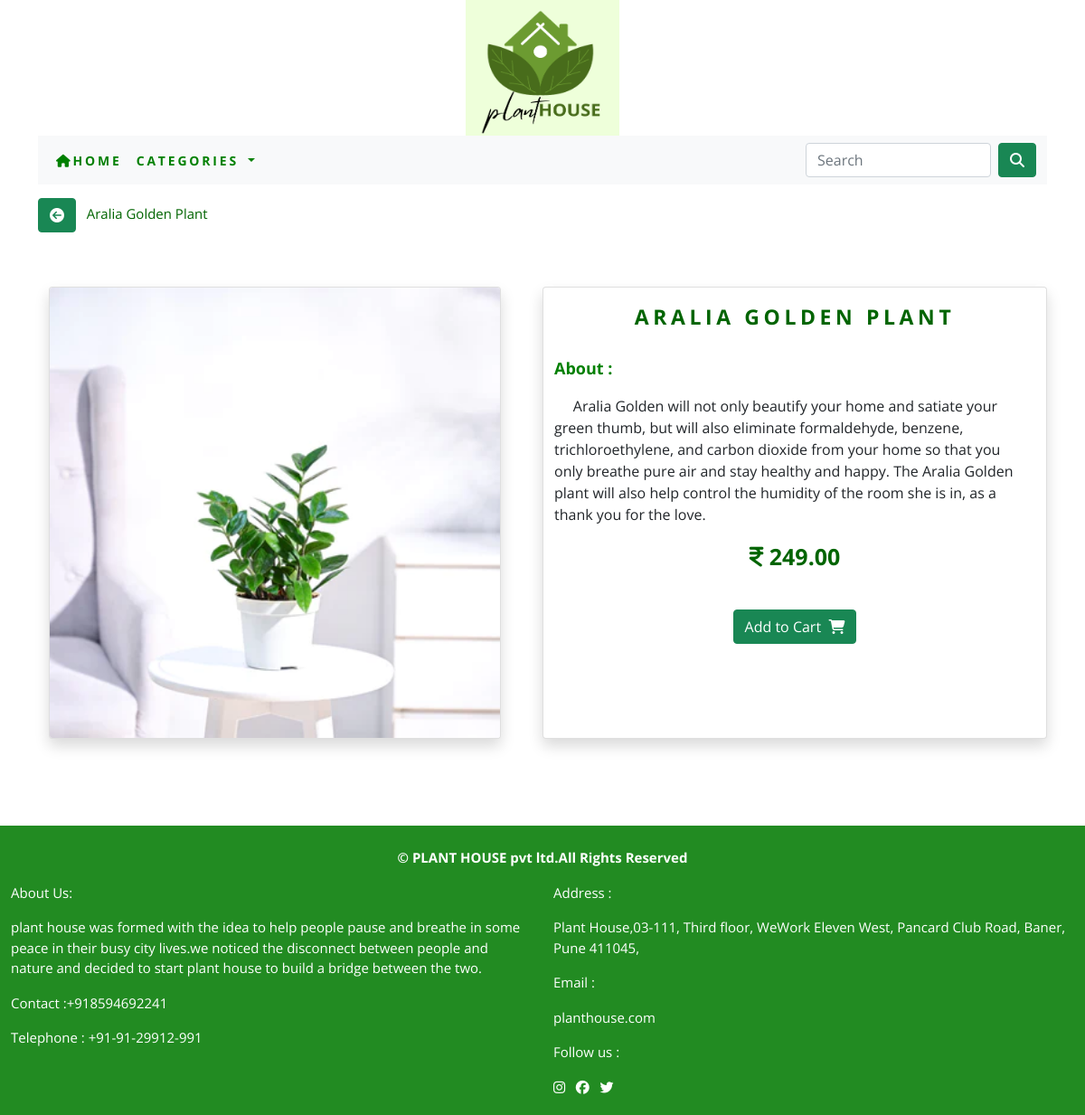
The app's page /shop/indoor/aralia-golden-plant/ with its own data.
### shop/models.py (models this page shows, shortened)
class Product(models.Model):
    name=models.CharField(max_length=250,unique=True)
    slug=models.SlugField(max_length=250,unique=True)
    description=models.TextField(blank=True)
    price=models.DecimalField(max_digits=10,decimal_places=2)
    category=models.ForeignKey(Category,on_delete=models.CASCADE)
    image=models.ImageField(upload_to='product',blank=True)
    stock=models.IntegerField()
    available=models.BooleanField(default=True)
    created=models.DateTimeField(auto_now_add=True)
    updated=models.DateTimeField(auto_now_add=True)
    class Meta:
        ordering=('name',)
        verbose_name='product'
        verbose_name_plural='products'

### shop/views.py (the view)
# urls.py: path('<slug:c_slug>/<slug:product_slug>/',views.proDetail,name='proCatdetail'),
def proDetail(request,c_slug,product_slug):
    try:
        product=Product.objects.get(category__slug=c_slug,slug=product_slug)
    except Exception as e:
        raise e
    return render(request,'product.html',{'product':product})

### cart/context_processors.py (called while the page is built)
def counter(request):
    item_count=0
    if 'admin' in request.path:
        return {}
    else:
        try:
            cart=Cart.objects.filter(cart_id=cart_id(request))
            car_items=CartItem.objects.all().filter(cart=cart[:1])
            for cart_item in car_items:
                item_count += cart_item.quantity
        except Cart.DoesNotExist:
            item_count=0
    return dict(item_count=item_count)

### cart/views.py (called while the page is built)
def cart_id(request):
    cart=request.session.session_key
    if not cart:
        cart=request.session.create()
    return cart

### shop/context_processors.py (called while the page is built)
def menu_links(request):
    links=Category.objects.all()
    return dict(links=links)

### shop/models.py (called while the page is built)
    def get_url(self):
        return reverse('shop:products_by_category',args=[self.slug])

### template/product.html (shortened to what this page needs)
{% extends 'base.html' %}
{% load static %}
{% block body %}
<div class="row my_prod_row_class">
    <div class="mx_auto">
        <p style="font-size:15px;color:darkgreen;"><a class="btn btn-success" href="{{product.category.get_url}}"><i class="fa-solid fa-circle-arrow-left"></i></a>&nbsp;&nbsp;&nbsp;{{product.name}} </p>
    </div>
</div>
<div class="container">
<br>
<div class="row">
    <div class="col-12 col-sm-12 col-md-12 col-lg-6 text-center">
        <div style="min-width:18rem;">
            <img class="shadow card" src="{{product.image.url}}" alt="{{product.name}}" height="500" width="500">
        </div>
    </div>
    <div class="col-12 col-sm-12 col-md-12 col-lg-6 shadow card">
            <div>
                <p class="text-center" style="font-size:23px;letter-spacing:.2em;padding-top:15px;padding-bottom:10px;color:darkgreen;text-transform:uppercase;"><strong>{{product.name}}</strong></p>
                <p style="font-size:18px;color:green;"><strong>About :</strong></p>
                <p class="text-justify my_prod_text">&nbsp;&nbsp;&nbsp;&nbsp; {{product.description}}</p>
             <p class="text-center" style="font-size:25px;color:darkgreen;"><strong><i class="fa-solid fa-indian-rupee-sign"></i> {{product.price}}</strong></p>
          <br>  {% if product.stock <= 0 %}
                <center> <p class="btn btn-danger"><b>Out Of Stock</b></p></center>
            {% else %}
               <center><a class="btn btn-success" href="{% url 'cart:add_cart' product.id %}">Add to Cart &nbsp;<i class="fa-solid fa-cart-shopping"></i> </a></center>
            {% endif %}
                <br>
                <br>
        </div>
    </div>
    </div>
</div><br><br>
                <br><br>
{% endblock %}

### static/css/custom.css (style rules this page uses)
body { font-family: 'Lato', sans-serif; font-family: 'Nunito Sans', sans-serif; font-family: 'Open Sans', sans-serif; }
.my_prod_row_class { padding-top:15px; padding-bottom:20px; }
.my_prod_row_class .mx_auto { color:#ooo; font-size:12px; text-decoration:none; }
.my_prod_text { padding-right:20px; }

### records on screen
Product: name "Aralia Golden Plant", image (picture), name "ARALIA GOLDEN PLANT", description "Aralia Golden will not only beautify your home and satiate your green thumb, but will also eliminate formaldehyde, benzene, trichloroethylene, and carbon dioxide from your home so that you only breathe pure air and stay healthy and happy. The Aralia Golden plant will also help control the humidity of the room she is in, as a thank you for the love.", price "249.00"
